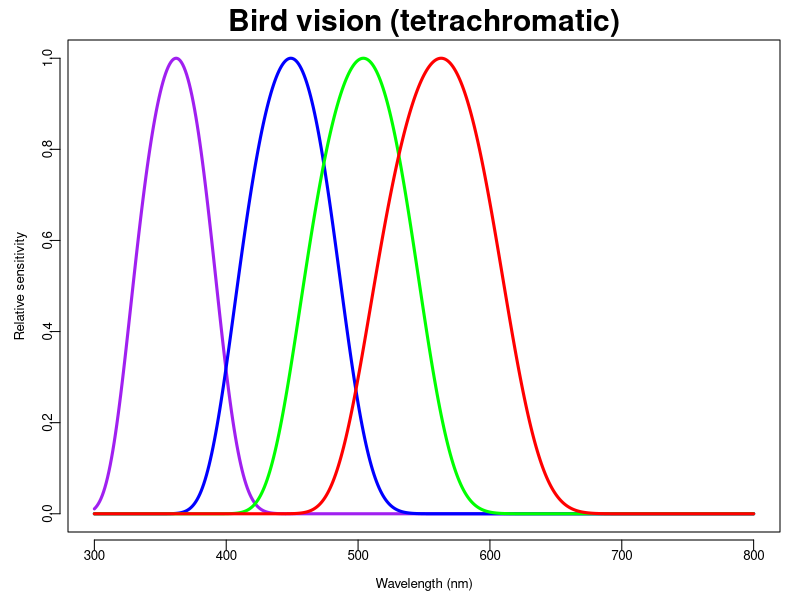
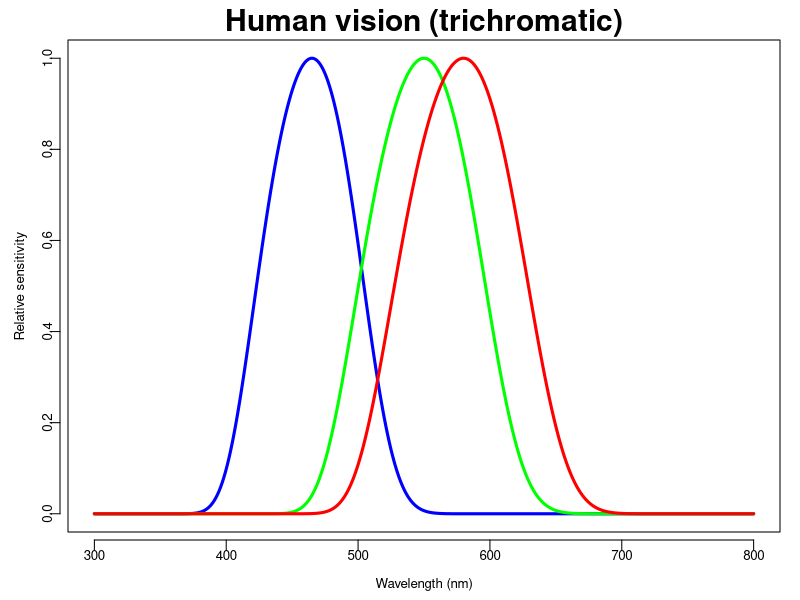
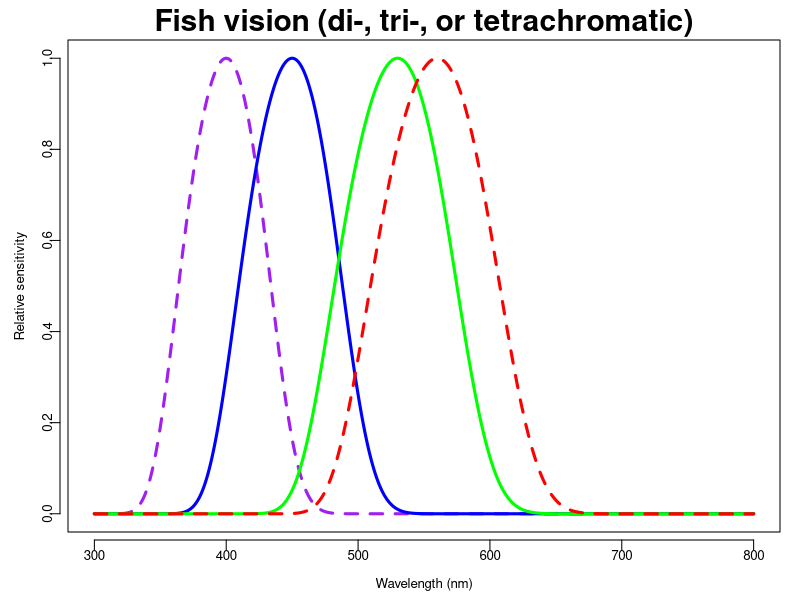

Write the R code that produced these figures, in order.


GenVPtemplate <- function(LambdaMax) {
# Using template from Stavenga et al (1993)
# Based on Alpha band only
   spectrum <- rep(NA, 501)
  A <- 1
  a0 <- 380
  a1 <- 6.09
  a2 <- 13.90804
  
  for (i in 1:501) {
    logthing <- log10((i+299)/LambdaMax)
    
    spectrum[i] <- A*exp((-1)*a0*((logthing)^2)*(1+(a1*logthing)+(a2*logthing)^2))
  }
  return(spectrum)
}

wavelength <- c(300:800)

par(mar=c(3.4,3.4,2,1), mgp=c(2,0.6,0.4))

# bird
bird <- c(362, 449, 504, 563)
birdmat <- matrix(NA, nrow=length(bird), ncol=501)
for (i in 1:length(bird)) {
  birdmat[i,] <- GenVPtemplate(bird[i])
}
plot(wavelength, birdmat[1,], type='l',col='purple',
     xlab='Wavelength (nm)', ylab='Relative sensitivity',
     main='Bird vision (tetrachromatic)',
     cex.main=1.8, cex.lab=0.8, cex.axis=0.8, lwd=3)
points(wavelength, birdmat[2,], type='l', col='blue', lwd=3)
points(wavelength, birdmat[3,], type='l', col='green', lwd=3)
points(wavelength, birdmat[4,], type='l', col='red', lwd=3)


# human
human <- c(465, 550, 580)
humanmat <- matrix(NA, nrow=length(human), ncol=501)
for (i in 1:length(human)) {
  humanmat[i,] <- GenVPtemplate(human[i])
}
plot(wavelength, humanmat[1,], type='l',col='blue',
     xlab='Wavelength (nm)', ylab='Relative sensitivity',
     main='Human vision (trichromatic)', 
     cex.main=1.8, cex.lab=0.8, cex.axis=0.8, lwd=3)
points(wavelength, humanmat[2,], type='l', col='green', lwd=3)
points(wavelength, humanmat[3,], type='l', col='red', lwd=3)

# multichromatic fish
multifish <- c(400, 450, 530, 560)
multifishmat <- matrix(NA, nrow=length(multifish), ncol=501)
for (i in 1:length(multifish)) {
  multifishmat[i,] <- GenVPtemplate(multifish[i])
}
plot(wavelength, multifishmat[1,], type='l', col='purple',
     xlab='Wavelength (nm)', ylab='Relative sensitivity',
     main='Fish vision (di-, tri-, or tetrachromatic)',
     cex.main=1.8, cex.lab=0.8, cex.axis=0.8, lty=2, lwd=3)
points(wavelength, multifishmat[2,], type='l', col='blue', lwd=3)
points(wavelength, multifishmat[3,], type='l', col='green', lwd=3)
points(wavelength, multifishmat[4,], type='l', col='red', lty=2, lwd=3)

# trichromatic fish
# trifish <- c(450, 530, 560)
# trifishmat <- matrix(NA, nrow=length(trifish), ncol=501)
# for (i in 1:length(trifish)) {
#   trifishmat[i,] <- GenVPtemplate(trifish[i])
# }
# plot(wavelength, trifishmat[1,], type='l', col='blue',
#      xlab='Wavelength (nm', ylab='Relative sensitivity',
#      main='Fish vision (trichromatic)', lwd=3)
# points(wavelength, trifishmat[2,], type='l', col='green', lwd=3)
# points(wavelength, trifishmat[3,], type='l', col='red', lwd=3)
